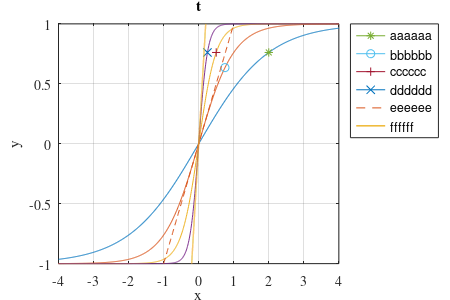

Recreate this plot in MATLAB.
close all;
clear all;

x = -4:0.01:4;

alpha = [0.5 1 2 4];

for i = 1:length(alpha)

	plot(x,tanh(x*alpha(i)))
	hold on;

end
x = -1:0.01:1;
y = -1:0.01:1;

x1 = -.2:0.0001:0.2;
y1 = -1:4.9988e-04:1;
hold on;
	
	d = plot(2,tanh(2*0.5),'-*');
	f = plot(0.75,tanh(0.75*1),'-o');
	e = plot(0.5,tanh(0.5*2),'-+');
	c = plot(0.25,tanh(0.25*4),'-x');
	g = plot(x,y,'--');
	h = plot(x1,y1,'linewidth',1,'linestyle','-');
legend([d,f,e,c,g,h],'aaaaaa','bbbbbb','cccccc','dddddd','eeeeee','ffffff','location','northeastoutside');

axis([-4 4 -1 1]);
grid on
set(gca,'ytick',[-1 -0.5 0 0.5 1]);
set(gca,'xtick',[-4 -3 -2 -1 0 1 2 3 4]);

xlabel('x');
ylabel('y');
title('t');

set(gcf,'paperposition',[0 0 4.5 3.0]);
set(gca,'fontname','times','fontsize',10);

print -deps non_linear_dev_psfrag.eps


